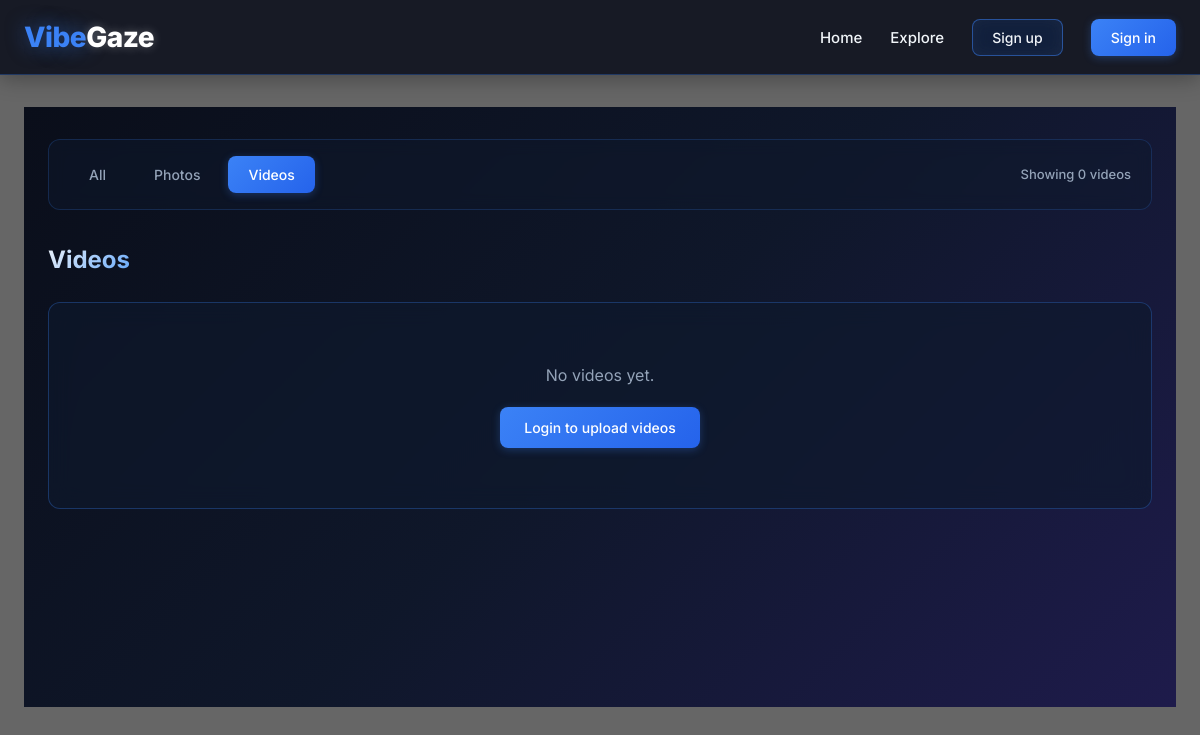
Before: /feed/?filter=videos with the older database file.
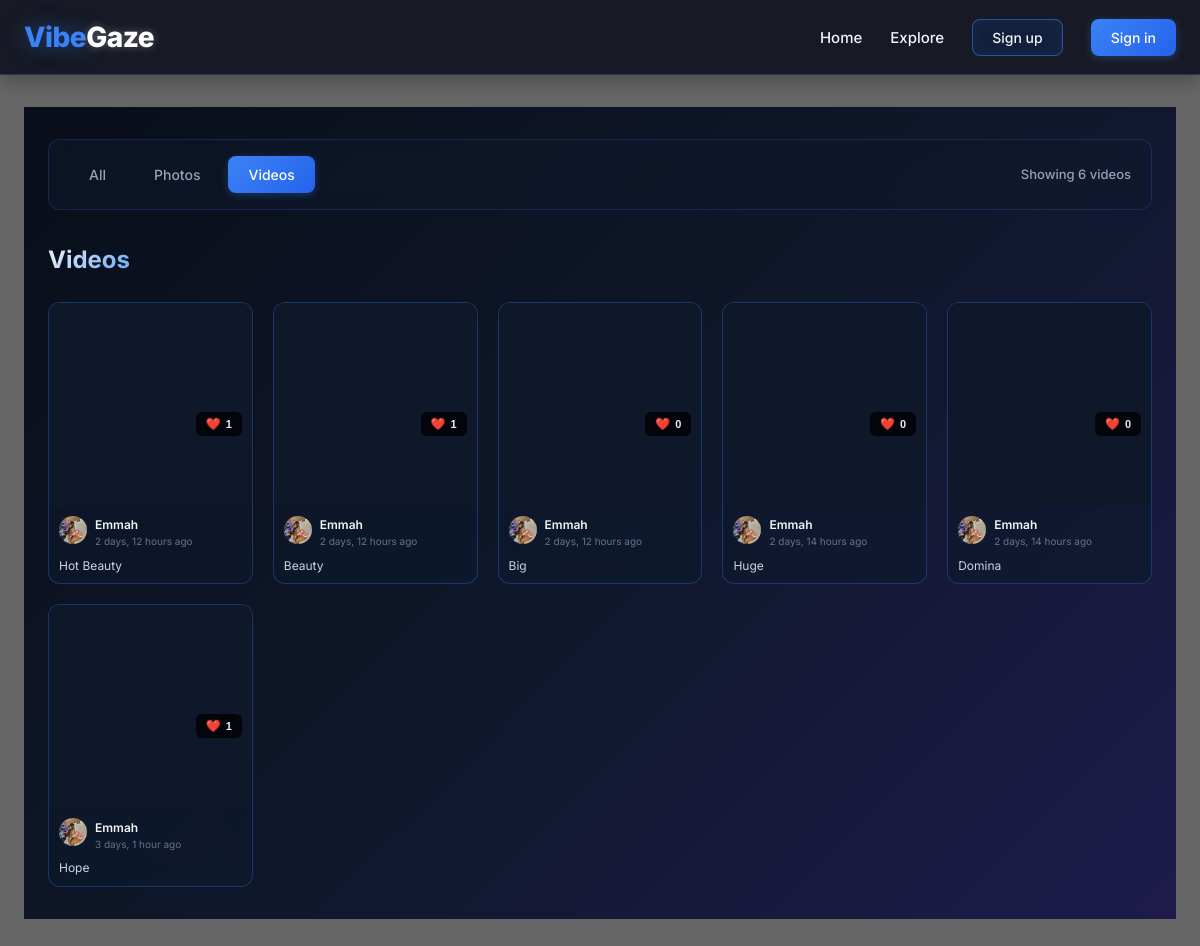
After: the same page with the newer database file.
### frontend/models.py (models this page shows, shortened)
class Video(models.Model):
    VIDEO_TYPES = [
        ('short', 'Short Video (< 60s)'),
        ('long', 'Long Video'),
    ]
    author = models.ForeignKey(User, on_delete=models.CASCADE, related_name='videos')
    video_file = models.FileField(upload_to=video_upload_path, max_length=500)
    thumbnail = models.ImageField(upload_to='video_thumbnails/', blank=True, null=True)
    title = models.CharField(max_length=200)
    description = models.TextField(max_length=2000, blank=True)
    video_type = models.CharField(max_length=10, choices=VIDEO_TYPES, default='short')
    duration = models.PositiveIntegerField(help_text="Duration in seconds", default=0)
    created_at = models.DateTimeField(auto_now_add=True)
    updated_at = models.DateTimeField(auto_now=True)
    likes = models.ManyToManyField(User, related_name='liked_videos', blank=True)
    views = models.PositiveIntegerField(default=0)
    class Meta:
        ordering = ['-created_at']
        verbose_name = 'Video'
        verbose_name_plural = 'Videos'

class UserProfile(models.Model):
    user = models.OneToOneField(User, on_delete=models.CASCADE, related_name='profile')
    bio = models.TextField(blank=True, null=True)
    avatar = models.ImageField(upload_to='avatars/', blank=True, null=True)
    location = models.CharField(max_length=100, blank=True, null=True)
    website = models.URLField(blank=True, null=True)
    phone_number = models.CharField(max_length=20, blank=True, null=True)
    is_verified = models.BooleanField(default=False)
    is_available_for_calls = models.BooleanField(default=False)
    call_price_per_minute = models.DecimalField(max_digits=10, decimal_places=2, default=50.00)
    paid_message_price = models.DecimalField(max_digits=10, decimal_places=2, default=20.00)
    followers = models.ManyToManyField(User, related_name='following', blank=True)
    created_at = models.DateTimeField(auto_now_add=True)
    updated_at = models.DateTimeField(auto_now=True)

### frontend/views.py (the view)
# urls.py: path('feed/', views.feed, name='feed'),
def feed(request):
    content_filter = request.GET.get('filter', 'all')
    photos = Photo.objects.select_related('author').all()
    videos = Video.objects.select_related('author').all()
    if content_filter == 'photos':
        videos = Video.objects.none()
    elif content_filter == 'videos':
        photos = Photo.objects.none()
    photos_paginator = Paginator(photos, 9)
    videos_paginator = Paginator(videos, 6)
    photos_page = request.GET.get('photos_page', 1)
    videos_page = request.GET.get('videos_page', 1)
    context = {
        'photos': photos_paginator.get_page(photos_page),
        'videos': videos_paginator.get_page(videos_page),
        'current_filter': content_filter,
    }
    return render(request, 'frontend/feed.html', context)

### frontend/context_processors.py (called while the page is built, shortened)
def unread_messages_count(request):
    unread_count = 0
    return {'unread_thread_count': unread_count}

def background_media(request):
    media = BackgroundMedia.objects.filter(is_active=True).first()
    return {'background_media': media}

### templates/frontend/feed.html (shortened to what the changed rows need)
{% extends 'base.html' %}
{% load static %}
{% block content %}
<div class="feed-container">
    <div class="container">
        <div class="filter-section">
            <div class="filter-info">
                <span class="filter-count">
                    {% if current_filter == 'all' %}
                        Showing all content
                    {% elif current_filter == 'photos' %}
                        Showing {{ photos|length }} photos
                    {% else %}
                        Showing {{ videos|length }} videos
                    {% endif %}
                </span>
            </div>
        </div>
        {% if current_filter == 'all' or current_filter == 'videos' %}
            <div class="content-section">
                <div class="section-header">
                    <h2 class="section-title">Videos</h2>
                </div>
                {% if videos %}
                    <div class="media-grid">
                        {% for video in videos %}
                            <div class="media-card glass">
                                <div class="media-poster">
                                    <a href="{% url 'frontend:video_detail' video.id %}" class="media-link-img">
                                        <video class="media-video" preload="metadata">
                                            <source src="{{ video.video_file.url }}">
                                        </video>
                                    </a>
                                    <div class="media-like-btn-wrapper">
                                        <button class="like-btn {% if user in video.likes.all %}liked{% endif %}" data-url="{% url 'frontend:like_video' video.id %}" onclick="likeMedia(this)">
                                            <span class="heart-icon">❤️</span>
                                            <span class="like-count">{{ video.likes.count }}</span>
                                        </button>
                                    </div>
                                </div>
                                <div class="media-info">
                                    <div class="media-author">
                                        <a href="{% url 'frontend:user_profile' username=video.author.username %}" class="author-avatar">
                                            {% if video.author.profile.avatar %}
                                                <img src="{{ video.author.profile.avatar.url }}" alt="{{ video.author.username }}" class="avatar-img">
                                            {% else %}
                                                <div class="avatar-placeholder">{{ video.author.username|first|upper }}</div>
                                            {% endif %}
                                        </a>
                                        <div class="author-details">
                                            <a href="{% url 'frontend:user_profile' username=video.author.username %}" class="author-name">{{ video.author.username }}</a>
                                            <span class="post-time">{{ video.created_at|timesince }} ago</span>
                                        </div>
                                    </div>
                                    <div class="media-title">{{ video.title|truncatechars:50 }}</div>
                                </div>
                            </div>
                        {% endfor %}
                    </div>
                {% else %}
                    <div class="empty-state glass">
                        <p class="empty-message">No videos yet.</p>
                        {% if user.is_authenticated %}
                            <a href="{% url 'frontend:upload_video' %}" class="btn btn-primary">Upload your first video</a>
                        {% else %}
                            <a href="{% url 'account_login' %}" class="btn btn-primary">Login to upload videos</a>
                        {% endif %}
                    </div>
                {% endif %}
            </div>
        {% endif %}
    </div>
</div>
{% endblock %}

Changed rows visible on the page:
added Video: likes.count "1", author.profile.avatar (picture), author.username "Emmah", created_at "2 days, 12 hours", title "Hot Beauty"
added Video: likes.count "1", author.profile.avatar (picture), author.username "Emmah", created_at "2 days, 12 hours", title "Beauty"
added Video: likes.count "0", author.profile.avatar (picture), author.username "Emmah", created_at "2 days, 12 hours", title "Big"
added Video: likes.count "0", author.profile.avatar (picture), author.username "Emmah", created_at "2 days, 14 hours", title "Huge"
added Video: likes.count "0", author.profile.avatar (picture), author.username "Emmah", created_at "2 days, 14 hours", title "Domina"
added Video: likes.count "1", author.profile.avatar (picture), author.username "Emmah", created_at "3 days, 1 hour", title "Hope"
Other visible differences:
{{ videos|length }}: "0" → "6"
text no longer shown: "No videos yet. Login to upload videos"
